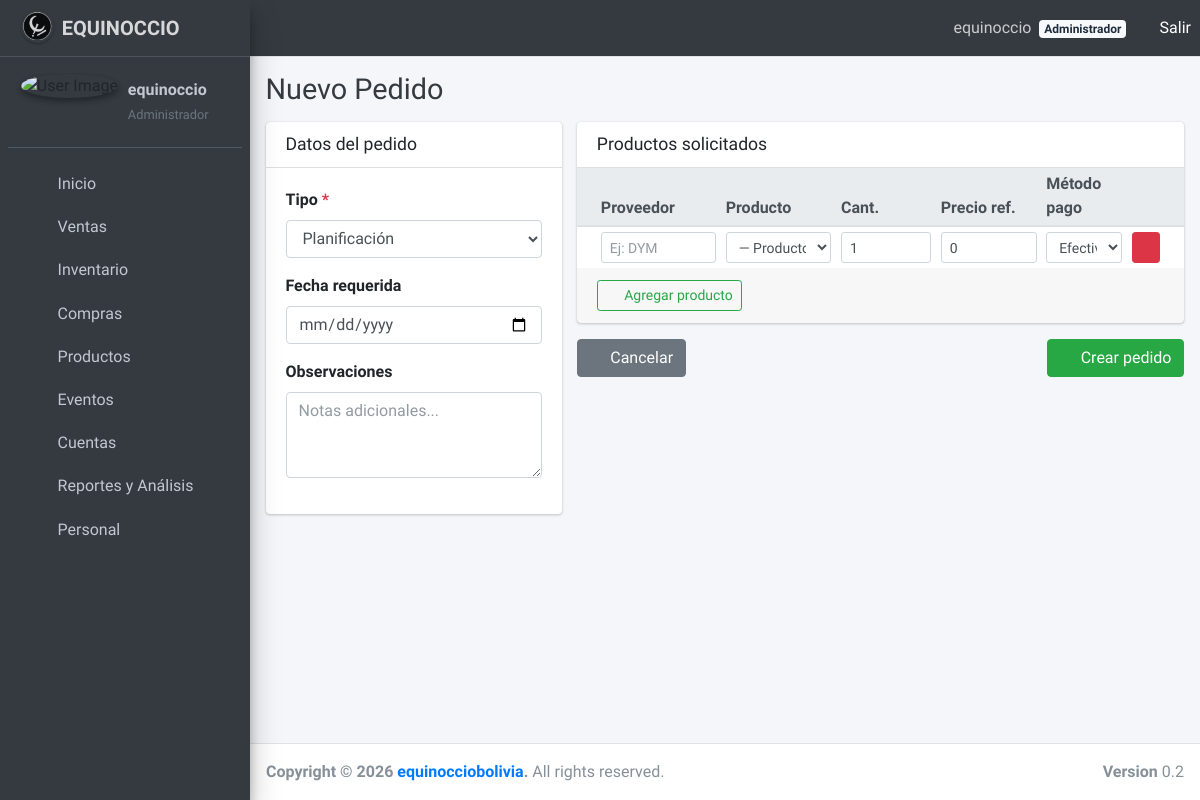
/compras/pedidos/nuevo/ (signed in), run on the app's committed database.
### usuarios/models.py (models this page shows, shortened)
class Usuario(AbstractUser):
    ROL_CHOICES = [
        ('administrador', 'Administrador'),
        ('jefe_barra', 'Jefe de Barra'),
        ('bartender', 'Bartender'),
        ('mesero', 'Mesero'),
    ]
    CI = models.CharField(max_length=20, unique=True, blank=True, null=True)
    rol = models.CharField(
        max_length=50,
        choices=ROL_CHOICES,
        blank=True,
        null=True
    )
    groups = models.ManyToManyField(
        Group,
        related_name='usuarios_user_set',
        blank=True,
    )
    user_permissions = models.ManyToManyField(
        Permission,
        related_name='usuarios_user_set',
        blank=True,
    )
    USERNAME_FIELD = 'username'
    REQUIRED_FIELDS = []
    class Meta:
        verbose_name = 'Usuario'
        verbose_name_plural = 'Usuarios'
    def tiene_acceso_ventas(self):
        return self.rol in ['administrador', 'jefe_barra', 'bartender', 'mesero']
    def tiene_acceso_compras(self):
        return self.rol in ['administrador', 'jefe_barra']
    def tiene_acceso_inventarios(self):
        return self.rol in ['administrador', 'jefe_barra']
    def tiene_acceso_analizador(self):
        return self.rol in ['administrador', 'jefe_barra']
    def tiene_acceso_usuarios(self):
        return self.rol == 'administrador'

### compras/views.py (the view, shortened to what this page needs)
# urls.py: path('pedidos/nuevo/', views.crear_pedido, name='crear_pedido'),
@login_required
def crear_pedido(request):
    if not request.user.tiene_acceso_compras():
        messages.error(request, 'No tiene permisos para realizar esta acción.')
        return redirect('usuarios:inicio')
    productos = ProductoBase.objects.filter(habilitado=True).order_by('categoria', 'nombre')
    from itertools import groupby
    grupos = {}
    for p in productos:
        cat = p.get_categoria_display() if p.categoria else 'Sin categoría'
        if cat not in grupos:
            grupos[cat] = []
        grupos[cat].append(p)
    from cuentas.models import CierreDiario
    cierres = CierreDiario.objects.filter(estado='borrador').order_by('-fecha')
    return render(request, 'compras/crear_pedido.html', {
        'grupos_productos': grupos,
        'cierres': cierres,
        'tipos': Pedido.TIPO_CHOICES,
        'metodos': ItemPedido.METODO_PAGO_CHOICES,
    })

### compras/templates/compras/crear_pedido.html (shortened to what this page needs)
{% extends 'base.html' %}
{% block content %}
<div class="content-header">
    <div class="container-fluid">
        <h1 class="m-0 text-dark">Nuevo Pedido</h1>
    </div>
</div>
<section class="content">
    <div class="container-fluid">
        <form method="post" id="form-pedido">
            <div class="row">
                <div class="col-md-4">
                    <div class="card">
                        <div class="card-header"><h3 class="card-title">Datos del pedido</h3></div>
                        <div class="card-body">
                            <div class="form-group">
                                <label>Tipo <span class="text-danger">*</span></label>
                                <select name="tipo" class="form-control" id="selectTipo" required>
                                    {% for valor, nombre in tipos %}
                                    <option value="{{ valor }}">{{ nombre }}</option>
                                    {% endfor %}
                                </select>
                            </div>
                            <div class="form-group">
                                <label>Fecha requerida</label>
                                <input type="date" name="fecha_requerida" class="form-control">
                            </div>
                            <div class="form-group">
                                <label>Observaciones</label>
                                <textarea name="observaciones" class="form-control" rows="3" placeholder="Notas adicionales..."></textarea>
                            </div>
                        </div>
                    </div>
                </div>
                <div class="col-md-8">
                    <div class="card">
                        <div class="card-header">
                            <h3 class="card-title">Productos solicitados</h3>
                        </div>
                        <div class="card-body p-0">
                            <table class="table table-sm" id="tabla-items">
                                <thead class="thead-light">
                                    <tr>
                                        <th>Proveedor</th>
                                        <th>Producto</th>
                                        <th>Cant.</th>
                                        <th>Precio ref.</th>
                                        <th>Método pago</th>
                                        <th></th>
                                    </tr>
                                </thead>
                                <tbody id="filas-items">
                                    <tr class="fila-item">
                                        <td><input type="text" name="proveedor" class="form-control form-control-sm" placeholder="Ej: DYM"></td>
                                        <td>
                                            <select name="producto_id" class="form-control form-control-sm" required>
                                                <option value="">— Producto —</option>
                                            </select>
                                        </td>
                                        <td><input type="number" name="cantidad_solicitada" class="form-control form-control-sm" min="1" value="1"></td>
                                        <td><input type="number" name="precio_referencial" class="form-control form-control-sm" step="0.01" min="0" value="0"></td>
                                        <td>
                                            <select name="metodo_pago" class="form-control form-control-sm">
                                                {% for valor, nombre in metodos %}
                                                <option value="{{ valor }}">{{ nombre }}</option>
                                                {% endfor %}
                                            </select>
                                        </td>
                                        <td>
                                            <button type="button" class="btn btn-danger btn-sm btn-eliminar-fila"><i class="fas fa-times"></i></button>
                                        </td>
                                    </tr>
                                </tbody>
                            </table>
                        </div>
                        <div class="card-footer">
                            <button type="button" id="btn-agregar-fila" class="btn btn-outline-success btn-sm">
                                <i class="fas fa-plus mr-1"></i> Agregar producto
                            </button>
                        </div>
                    </div>
                    <div class="d-flex justify-content-between mt-3">
                        <a href="{% url 'compras:lista_pedidos' %}" class="btn btn-secondary">
                            <i class="fas fa-arrow-left mr-1"></i> Cancelar
                        </a>
                        <button type="submit" class="btn btn-success">
                            <i class="fas fa-save mr-1"></i> Crear pedido
                        </button>
                    </div>
                </div>
            </div>
        </form>
    </div>
</section>
{% endblock %}

### usuarios/templates/base.html (shortened to what this page needs)
<!DOCTYPE html>
<html lang="en">
<head>
    {% load static %}
    <link rel="stylesheet" href="{% static 'plugins/fontawesome-free/css/all.min.css' %}">
    <link rel="stylesheet" href="https://code.ionicframework.com/ionicons/2.0.1/css/ionicons.min.css">
    <link rel="stylesheet" href="{% static 'plugins/tempusdominus-bootstrap-4/css/tempusdominus-bootstrap-4.min.css' %}">
    <link rel="stylesheet" href="{% static 'plugins/icheck-bootstrap/icheck-bootstrap.min.css' %}">
    <link rel="stylesheet" href="{% static 'plugins/jqvmap/jqvmap.min.css' %}">
    <link rel="stylesheet" href="{% static 'dist/css/adminlte.min.css' %}">
    <link rel="stylesheet" href="{% static 'plugins/overlayScrollbars/css/OverlayScrollbars.min.css' %}">
    <link rel="stylesheet" href="{% static 'plugins/daterangepicker/daterangepicker.css' %}">
    <link rel="stylesheet" href="{% static 'plugins/summernote/summernote-bs4.css' %}">
    <link href="https://cdn.jsdelivr.net/npm/fullcalendar@6.1.15/index.global.min.css" rel="stylesheet">
</head>
<body class="hold-transition sidebar-mini layout-fixed" onload="startTime()">
<div class="wrapper">
    <nav class="main-header navbar navbar-expand navbar-dark">
        <ul class="navbar-nav">
            <li class="nav-item">
                <a class="nav-link" data-widget="pushmenu" href="#" role="button">
                    <i class="fas fa-bars"></i>
                </a>
            </li>
        </ul>
        <ul class="navbar-nav ml-auto">
            {% if user.is_authenticated %}
            <li class="nav-item">
                <span class="nav-link">
                    <i class="fas fa-user-circle mr-1"></i>
                    {{ user.get_full_name|default:user.username }}
                    {% if user.rol %}
                    <span class="badge badge-light ml-1">{{ user.get_rol_display }}</span>
                    {% endif %}
                </span>
            </li>
            <li class="nav-item">
                <form method="post" action="{% url 'usuarios:logout' %}" style="display:inline;">
                    <button type="submit" class="btn btn-link nav-link" style="color:white; padding:0;">
                        <i class="fas fa-sign-out-alt"></i> Salir
                    </button>
                </form>
            </li>
            {% endif %}
        </ul>
    </nav>
    <aside class="main-sidebar sidebar-dark-primary elevation-4">
        <a href="{% url 'usuarios:inicio' %}" class="brand-link">
            <img src="{% static 'img/navba_logo3.png' %}" alt="Logo" class="brand-image img-circle elevation-1" style="opacity:.8">
            <span class="brand-text font-weight-bold"><strong>EQUINOCCIO</strong></span>
        </a>
        <div class="sidebar">
            <div class="user-panel mt-3 pb-3 mb-3 d-flex">
                <div class="image">
                    <img src="{% static 'img/logo_equi.jpg' %}" class="img-circle elevation-2" alt="User Image">
                </div>
                {% if user.is_authenticated %}
                <div class="info">
                    <a href="#" class="d-block font-weight-bold">{{ user.username }}</a>
                    <small class="text-muted">{{ user.get_rol_display|default:"Sin rol" }}</small>
                </div>
                {% endif %}
            </div>
            <nav class="mt-2">
                <ul class="nav nav-pills nav-sidebar flex-column" data-widget="treeview" role="menu" data-accordion="false">
                    <li class="nav-item">
                        <a class="nav-link" href="{% url 'usuarios:inicio' %}">
                            <i class="nav-icon fas fa-home"></i>
                            <p>Inicio</p>
                        </a>
                    </li>
                    {% if user.tiene_acceso_ventas %}
                    <li class="nav-item has-treeview">
                        <a href="#" class="nav-link">
                            <i class="nav-icon fas fa-cash-register"></i>
                            <p>Ventas <i class="right fas fa-angle-left"></i></p>
                        </a>
                    </li>
                    {% endif %}
                     {% if user.tiene_acceso_inventarios %}
                    <li class="nav-item has-treeview">
                        <a href="#" class="nav-link">
                            <i class="nav-icon fas fa-boxes"></i>
                            <p>Inventario <i class="right fas fa-angle-left"></i></p>
                        </a>
                    </li>
                    {% endif %}
                    {% if user.tiene_acceso_compras %}
                    <li class="nav-item has-treeview">
                        <a href="#" class="nav-link">
                            <i class="nav-icon fas fa-shopping-cart"></i>
                            <p>Compras <i class="right fas fa-angle-left"></i></p>
                        </a>
                    </li>
                    {% endif %}
                    {% if user.tiene_acceso_compras %}
                    <li class="nav-item has-treeview">
                        <a href="#" class="nav-link">
                            <i class="nav-icon fas fa-wine-bottle"></i>
                            <p>Productos <i class="right fas fa-angle-left"></i></p>
                        </a>
                    </li>
                    {% endif %}
                    {% if user.tiene_acceso_compras %}
                    <li class="nav-item has-treeview">
                        <a href="#" class="nav-link">
                            <i class="nav-icon fas fa-calendar-check"></i>
                            <p>Eventos <i class="right fas fa-angle-left"></i></p>
                        </a>
                    </li>
                    {% endif %}
                    {% if user.tiene_acceso_compras %}
                    <li class="nav-item has-treeview">
                        <a href="#" class="nav-link">
                            <i class="nav-icon fas fa-calculator"></i>
                            <p>Cuentas <i class="right fas fa-angle-left"></i></p>
                        </a>
                    </li>
                    {% endif %}
                    {% if user.tiene_acceso_analizador %}
                    <li class="nav-item has-treeview">
                        <a href="#" class="nav-link">
                            <i class="nav-icon fas fa-brain"></i>
                            <p>Reportes y Análisis <i class="right fas fa-angle-left"></i></p>
                        </a>
                    </li>
                    {% endif %}
                    {% if user.tiene_acceso_usuarios %}
                    <li class="nav-item">
                        <a href="{% url 'usuarios:administrar_usuarios' %}" class="nav-link">
                            <i class="nav-icon fas fa-users"></i>
                            <p>Personal</p>
                        </a>
                    </li>
                    {% endif %}
                </ul>
            </nav>
        </div>
    </aside>
    <div class="content-wrapper">
        {% block content %}
        {% endblock %}
    </div>
    <footer class="main-footer">
        <strong>Copyright &copy; 2026 <a href="https://www.facebook.com/equinocciobolivia">equinocciobolivia</a>.</strong>
        All rights reserved.
        <div class="float-right d-none d-sm-inline-block">
            <b>Version</b> 0.2
        </div>
    </footer>
</div>
</body>
</html>

### data on the page
Usuario: get_full_name "equinoccio", rol "Administrador", username "equinoccio"

### other printed values
form field tipo "Planificación"
form field metodo_pago "Efectivo"
